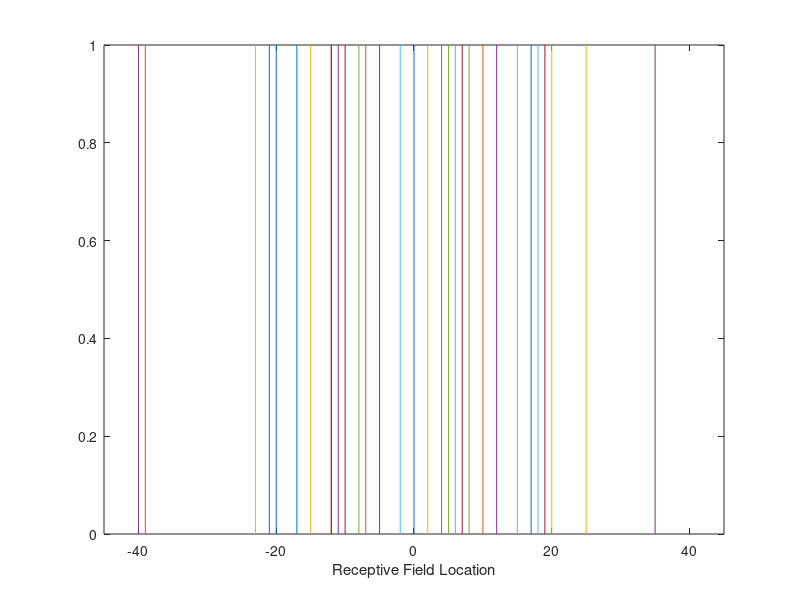

The MATLAB source for this figure:
v=[29	7 31 6 34	52 36	25 39	23 41	54 44	65 46	34 48	35 51	64 53	26 56	71 58	38 61	34 63	50 66	81]

for i=v,
    
    x = i-46;
    plot([x x], [0 1]);
    hold on;
end
ylim([0 1]);
xlim([-45 45]);
xlabel('Receptive Field Location');